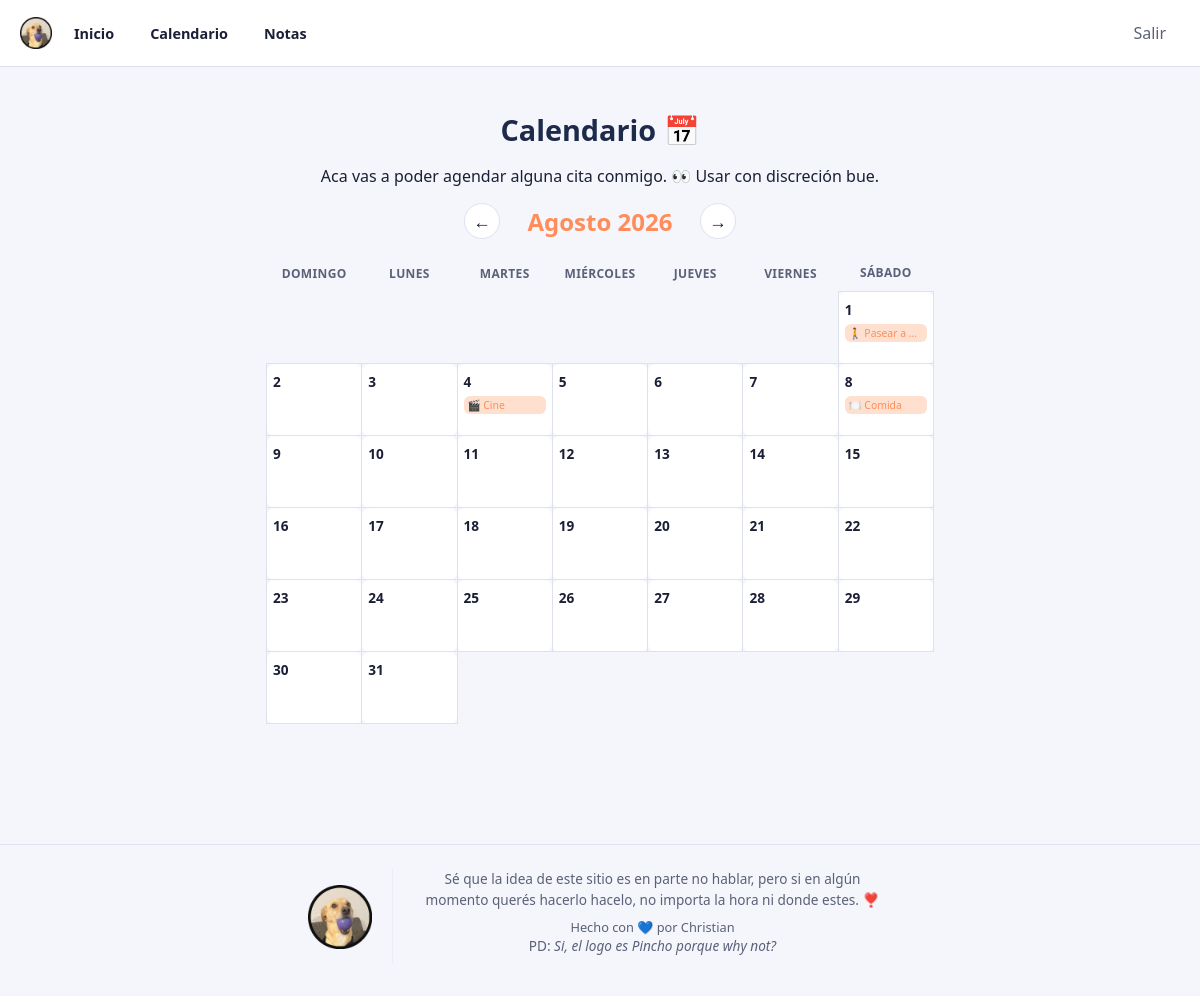
Screenshot of /calendario/?anio=2026&mes=8 (signed in) with the database file from the repository.
### citas/models.py (models this page shows, shortened)
class Cita(models.Model):
    PLAN_CHOICES = [
        ('comida', '🍽️ Comida'),
        ('cine', '🎬 Cine'),
        ('pasear', '🚶 Pasear a Pincho'),
        ('casa', '🏡 Plan en casa'),
        ('sorpresa', '🎁 Sorpresa'),
    ]
    titulo = models.CharField(max_length=100)
    descripcion = models.TextField(blank=True)
    fecha = models.DateField()
    hora = models.TimeField(blank=True, null=True)
    plan = models.CharField(max_length=20, choices=PLAN_CHOICES, default='sorpresa')

### citas/views.py (the view)
# urls.py: path('', views.calendario, name='calendario'),
@login_required
def calendario(request):
    hoy = date.today()
    anio = int(request.GET.get('anio', hoy.year))
    mes = int(request.GET.get('mes', hoy.month))
    mes_anterior = mes - 1
    anio_mes_anterior = anio
    if mes_anterior == 0:
        mes_anterior = 12
        anio_mes_anterior = anio - 1
    mes_siguiente = mes + 1
    anio_mes_siguiente = anio
    if mes_siguiente == 13:
        mes_siguiente = 1
        anio_mes_siguiente = anio + 1
    cal = calendar.Calendar(firstweekday=6)
    dias_del_mes = cal.monthdayscalendar(anio, mes)
    citas_del_mes = Cita.objects.filter(fecha__year=anio, fecha__month=mes).order_by('hora')
    citas_por_dia = {}
    for cita in citas_del_mes:
        citas_por_dia.setdefault(cita.fecha.day, []).append(cita)
    semanas = []
    for semana in dias_del_mes:
        fila = []
        for dia in semana:
            if dia == 0:
                fila.append(None)
            else:
                fila.append({
                    'numero': dia,
                    'citas': citas_por_dia.get(dia, [])
                })
        semanas.append(fila)
    contexto = {
        'semanas': semanas,
        'nombre_mes': MESES_ES[mes],
        'anio': anio,
        'mes': mes,
        'dias_semana': ['Domingo', 'Lunes', 'Martes', 'Miércoles', 'Jueves', 'Viernes', 'Sábado'],
        'planes': Cita.PLAN_CHOICES,
        'mes_anterior': mes_anterior,
        'anio_mes_anterior': anio_mes_anterior,
        'mes_siguiente': mes_siguiente,
        'anio_mes_siguiente': anio_mes_siguiente,
    }
    return render(request, 'citas/calendario.html', contexto)

### citas/templates/citas/calendario.html (shortened to what this page needs)
{% extends 'base.html' %}
{% load static %}
{% block contenido %}
    <div class="contenedor-calendario">
        <h1>Calendario 📅</h1>
        <p style="text-align: center;">Aca vas a poder agendar alguna cita conmigo. 👀 Usar con discreción bue.</p>
        <div class="nav-mes">
            <a href="{% url 'calendario' %}?anio={{ anio_mes_anterior }}&mes={{ mes_anterior }}" class="boton-nav">&larr;</a>
            <h2>{{ nombre_mes }} {{ anio }}</h2>
            <a href="{% url 'calendario' %}?anio={{ anio_mes_siguiente }}&mes={{ mes_siguiente }}" class="boton-nav">&rarr;</a>
        </div>
        <table class="calendario">
            <thead>
                <tr>
                    {% for dia in dias_semana %}
                        <th>
                            <span class="dia-completo">{{ dia }}</span>
                        </th>
                    {% endfor %}
                </tr>
            </thead>
            <tbody>
                {% for semana in semanas %}
                <tr>
                    {% for dia in semana %}
                        {% if dia is None %}
                            <td class="dia-vacio"></td>
                        {% else %}
                            <td class="dia-con-citas" onclick="gestionarDia(this, {{ dia.numero }})">
                                <span class="numero-dia">{{ dia.numero }}</span>
                                {% for cita in dia.citas %}
                                    <div class="mini-cita"
                                        data-id="{{ cita.id }}"
                                        data-titulo="{{ cita.titulo|escapejs }}"
                                        data-plan="{{ cita.plan }}"
                                        data-plan-texto="{{ cita.get_plan_display }}"
                                        data-hora="{{ cita.hora|default_if_none:'' }}"
                                        data-descripcion="{{ cita.descripcion|escapejs }}"
                                        data-fecha="{{ cita.fecha|date:"Y-m-d" }}">
                                            <span class="mini-cita-texto">{{ cita.get_plan_display }}</span>
                                    </div>
                                {% endfor %}
                            </td>
                        {% endif %}
                    {% endfor %}
                </tr>
                {% endfor %}
            </tbody>
        </table>
    </div>
{% endblock %}

### citas/static/citas/style.css (style rules this page uses)
:root { --fondo: #f4f6fb; --fondo-tarjeta: #ffffff; --texto: #1a1f36; --texto-suave: #5a6178; --azul-noche: #1e2a4a; --azul-noche-claro: #2f3f6b; --acento: #ff8c5a; --acento-suave: #ffe0cf; --borde: #dde2ee; }
* { box-sizing: border-box; }
body { margin: 0; font-family: 'Segoe UI', system-ui, sans-serif; background: var(--fondo); color: var(--texto); transition: background 0.3s ease, color 0.3s ease; display: flex; flex-direction: column; min-height: 100vh; }
.contenedor-calendario { max-width: 700px; margin: 0 auto; padding: 24px 16px 60px; }
h1 { font-size: 1.8rem; color: var(--azul-noche); text-align: center; margin-bottom: 4px; }
h2 { text-align: center; color: var(--acento); font-weight: 600; margin-top: 0; margin-bottom: 24px; text-transform: capitalize; }
.calendario { width: 100%; border-collapse: collapse; table-layout: fixed; }
.calendario thead th { color: var(--texto-suave); font-size: 0.75rem; font-weight: 600; text-transform: uppercase; padding-bottom: 10px; letter-spacing: 0.03em; }
.calendario td { height: 72px; vertical-align: top; padding: 6px; border: 1px solid var(--borde); border-radius: 8px; position: relative; }
.dia-vacio { background: transparent; border: none !important; }
.dia-con-citas { background: var(--fondo-tarjeta); cursor: pointer; transition: transform 0.15s ease, box-shadow 0.15s ease, border-color 0.15s ease; }
.numero-dia { font-size: 0.85rem; font-weight: 600; color: var(--texto); }
.mini-cita { margin-top: 4px; font-size: 0.65rem; background: var(--acento-suave); color: var(--acento); border-radius: 6px; padding: 2px 4px; white-space: nowrap; overflow: hidden; text-overflow: ellipsis; }
.nav-mes { display: flex; align-items: center; justify-content: center; gap: 20px; margin-bottom: 24px; }
.nav-mes h2 { margin: 0; min-width: 160px; text-align: center; }
.boton-nav { display: flex; align-items: center; justify-content: center; width: 36px; height: 36px; border-radius: 50%; background: var(--fondo-tarjeta); border: 1px solid var(--borde); color: var(--texto); text-decoration: none; font-size: 1.1rem; transition: transform 0.15s ease, background 0.15s ease; }

### rows the page displays
Cita: plan "🚶 Pasear a…"
Cita: plan "🎬 Cine"
Cita: plan "🍽️ Comida"

### other values shown
{{ nombre_mes }} "Agosto"
{{ anio }} "2026"
{{ dia }} "DOMINGO" "LUNES" "MARTES" "MIÉRCOLES" "JUEVES" "VIERNES" "SÁBADO"
{{ dia.numero }} "1" "2" "3" "4" "5" "6" "7" "8" "9" "10" "11" "12" "13" "14" "15" "16" "17" "18" "19" "20" "21" "22" "23" "24" "25" "26" "27" "28" "29" "30" "31"
